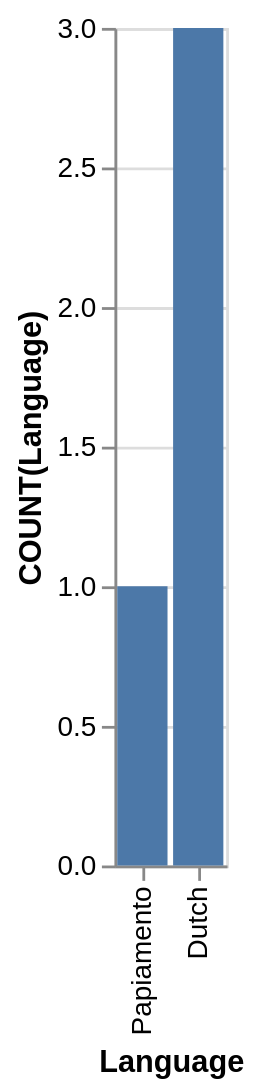

Vega-Lite specification for this chart:
### Vega-Lite specification from a JSON file in a GitHub repository (floating-point values rounded to 4 significant figures)
{"data": {"values": [{"x_data": "Papiamento", "y_data": 1}, {"x_data": "Dutch", "y_data": 3}]}, "mark": "bar", "encoding": {"x": {"field": "x_data", "type": "nominal", "title": "Language", "sort": "descending"}, "y": {"field": "y_data", "type": "quantitative", "title": "COUNT(Language)"}}}
